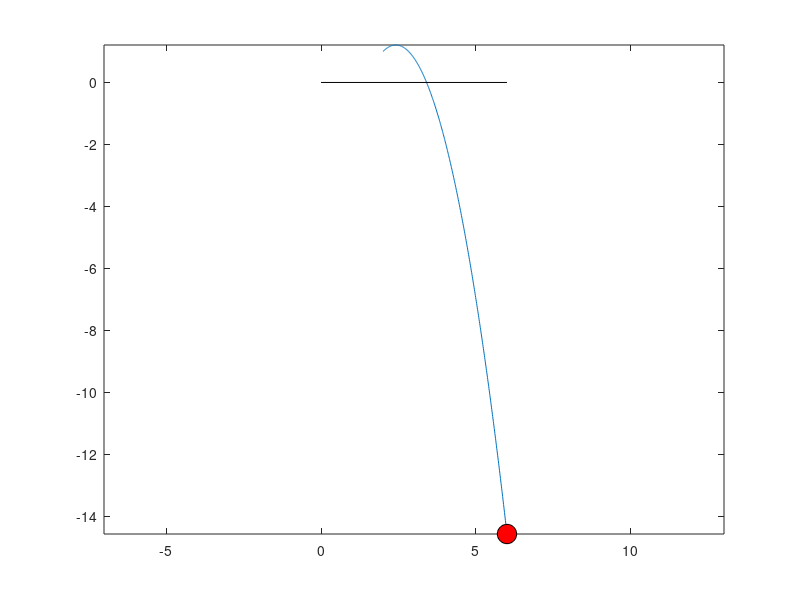

Write MATLAB code to recreate this figure.
 % Jillian's first MATLAB script (Nov. 1, 2019)

%% 1. define a time step, dt, and a time vector, t
dt = .005;
t = 0:dt:2;

%% 2. create empty vectors for some important variables...
N = length(t)
[a,b] = size(t)

y=0*t
x = y
vx = zeros(a,b)
vy = zeros(a,b)

% using the help command:
% help trranspose
% help length
% help size


%% 3. Define equations of motion (accelerations)
ax = 0
ay = -9.81 % (m/s)/s

%% 4. Definie initial conditions

% % first, some scrap work:
% K = zeros(1,4)
% K(3) = 3  % index to the 3rd element inside K
% M = zeros(4,5)  % 4 rows and 5 columns
% M(2,4) = 100 % 2nd row and 4th column value is changed to 100
% r = 1:1:5  % or just  " r = 1:5  "

x(1) = 2 % m
y(1) = 1
vx(1) = 2 % m/s
vy(1) = 2 



%% 5. Simulate dynamics with a for loop

for u = 2:8
    n(u) = u
end

for i = 2:N
    vx(i) = vx(i-1) + ax * dt;
    vy(i) = vy(i-1) + ay * dt;
    x(i) = x(i-1) + vx(i-1) * dt;
    y(i) = y(i-1) + vy(i-1) * dt;
end


%% 6. Do some plotting!
% figure(1)
% clf % clears the figure
% plot(t,x) % plot x vs time
% xlabel('Time (s)'); ylabel('x (m)');
% set(gca,'FontSize',14)
% grid on
% hold on % to let us plot multiple lines on the same figure, w/out erasing
% 
% plot(t,y,'r--') % plot y vs time
% legend('x(t)','y(t)')
% 
% figure(2)
% clf
% plot(t,vx)
% hold on
% 
% plot(t,vy)
% axis([0 2 -20 5])
% 
% figure(3)
% clf
% subplot(2,1,1)
% plot(t,x) % plot x vs time
% xlabel('Time (s)'); ylabel('positions (m)');
% set(gca,'FontSize',14)
% grid on
% hold on % to let us plot multiple lines on the same figure, w/out erasing
% 
% plot(t,y,'r--') % plot y vs time
% legend('x(t)','y(t)')
% 
% subplot(2,1,2)
% 
% plot(t,vx) % plot x vs time
% xlabel('Time (s)'); ylabel('velocities (m/s)');
% set(gca,'FontSize',14)
% grid on
% hold on % to let us plot multiple lines on the same figure, w/out erasing
% 
% plot(t,vy,'r--') % plot y vs time
% legend('vx(t)','vy(t)')

figure(4)
clf
% let's plot (x,y) for the "ball" trajectory
 plot(x,y)
hold on
axis equal % make sure x and y have the same "scaling" (to look like a picture)

% plot the ground
plot([0 6],[0 0],'k-')

% Create a "handle" named "p1" that contains information about a 
% plotting object
p1 = plot(x(1),y(1),'ko','MarkerFace','r','MarkerSize',14);
for n=6:5:N
    %input('Hit enter...')
    pause(dt*5)
    n
    t(n)
    set(p1,'XData',x(n),'YData',y(n))

end

%% 7. Detect when the ball hit the ground 
fi = find(y>0)
t_hit = interp1(y(fi(end)+[0 1]),t(fi(end)+[0 1]),0)






